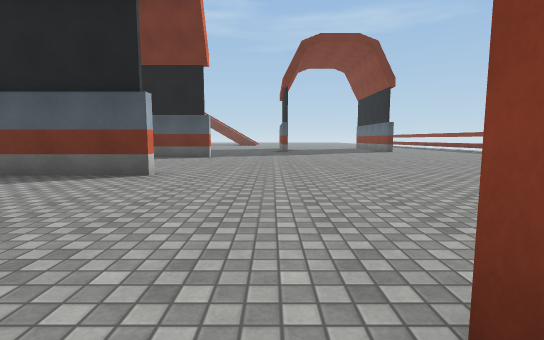
view 1 (above)

12 first-person views from a walk through a Unity game level. The camera is 1.2 m above the floor, tilts 6° down and sees 85° across. The floor is counted in squares, 2 m on a side. Each view is taken from the middle of a square. On the plan, view 1 faces up. The plan holds only what a view shows up to about 9 squares ahead; the rest is blank. The place goes on beyond the plan. The player character is not drawn. Surface patterns are stand-ins for the level's own textures.

view 2
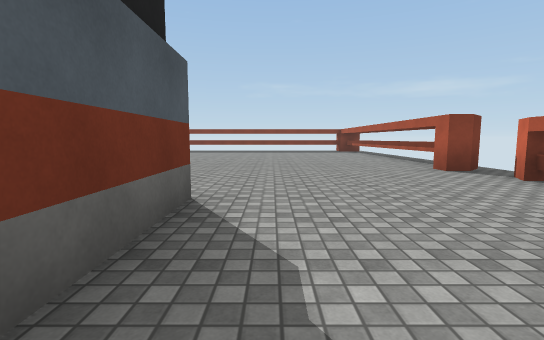

view 3
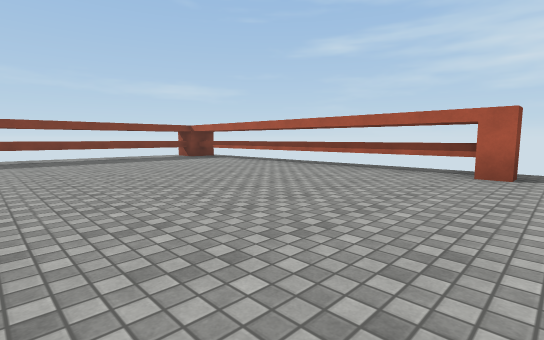

view 4
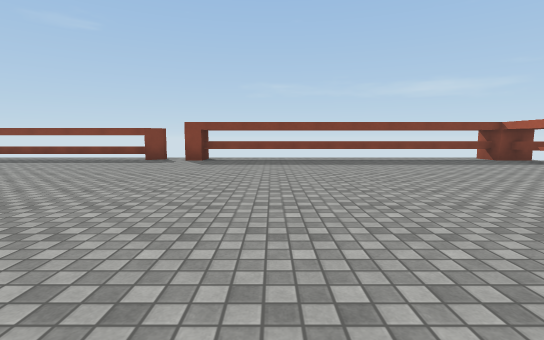

view 5
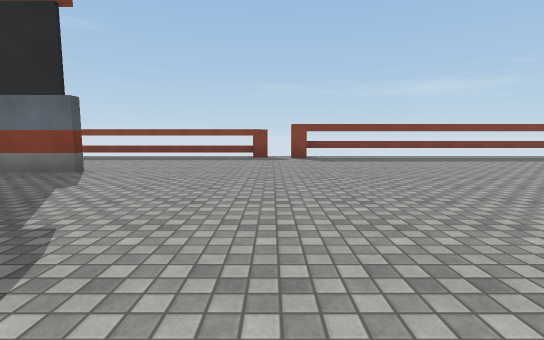

view 6
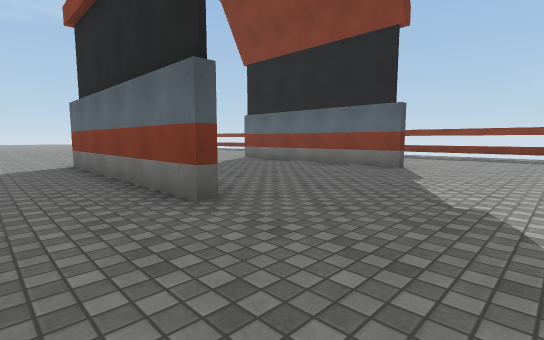

view 7
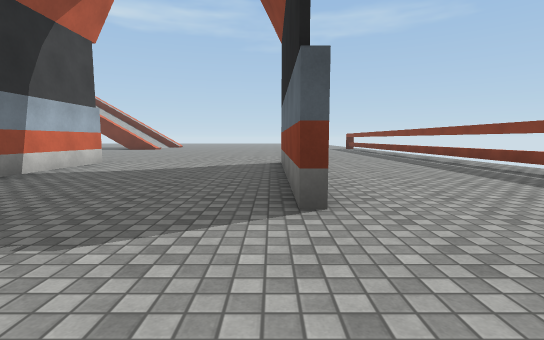

view 8
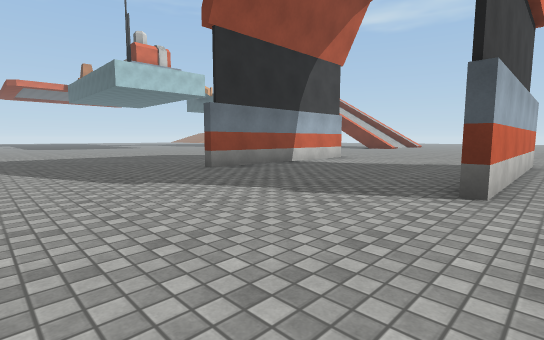

view 9
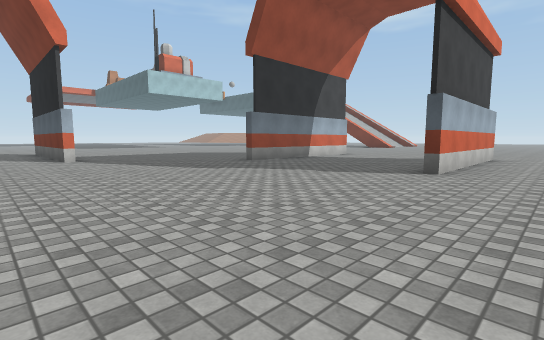

view 10
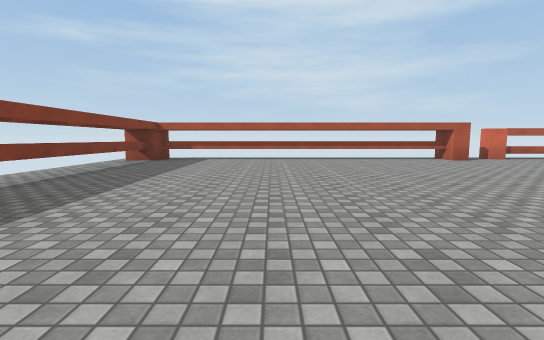

view 11
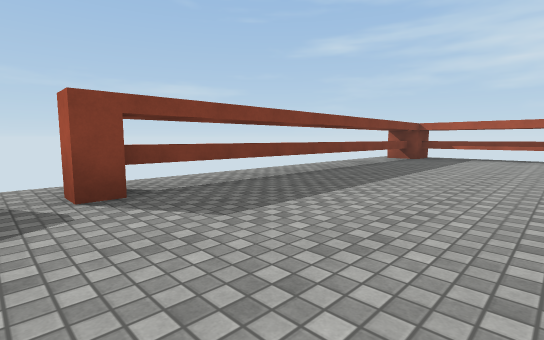

view 12
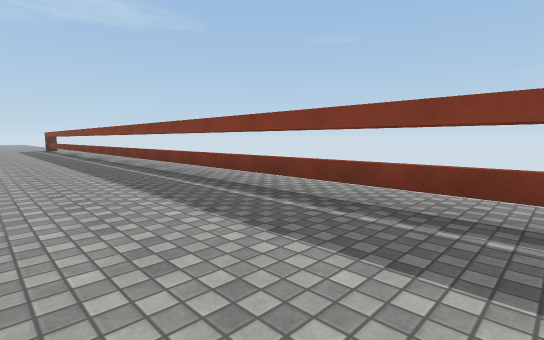

### Floor plan
Points are (right, up) in squares from view 1. A wall is a line through its corners. A room is listed if a view was taken in it or the views show most of it. See-through windows are left out.
Room 1 (views 1, 3, 4, 5, 6, 7, 8, 9, 10, 11, 12)
walls: (5.2, 13.4) (5.2, 17.9); (9.2, 8.9) (9.2, 9.4) (9.6, 9.4); (9.7, 10.1) (9.4, 10.6) (9.4, 19.4); (1, 0.7) (1, -0.2) (0.5, 0.3) (0.5, 0.7) (1, 0.7); (5.5, 18.5) (5.5, 13.4); (0.7, 18.5) (0.7, 13.4); (-1.9, 0.4) (-0.8, 0.4) (-0.2, 0.1); (9.2, -0.2) (9.2, 0.7)
low walls: (9.6, 10.6) (9.6, 19.5); (0.9, 0.4) (9.2, 0.4); (9.6, 0.6) (9.6, 9); (-2.1, 0.2) (-0.8, 0.2)
ways out: opening at (-2, 6.9) to room 2; opening at (5, 19.8) to room 2
Room 2 (view 2)
walls: (0.5, 13.4) (0.5, 18.5); (-2, 9.6) (-4.2, 9.6); (-2, 4.8) (-4.5, 4.8); (9.4, 19.4) (9.4, 21.4)
low walls: (9.6, 19.5) (9.6, 21.2)
ways out: opening at (-2, 6.9) to room 1; opening at (5, 19.8) to room 1

Positions as (right, up) in squares from view 1, and headings:
1: (0, 0), facing up
2: (-5, 4), facing right
3: (0, 6), facing down-right
4: (1, 7), facing right
5: (0, 10), facing right
6: (-1, 11), facing up-right
7: (5, 11), facing up
8: (6, 10), facing up-left
9: (7, 8), facing up-left
10: (6, 9), facing down
11: (6, 10), facing down-right
12: (7, 11), facing up-right
